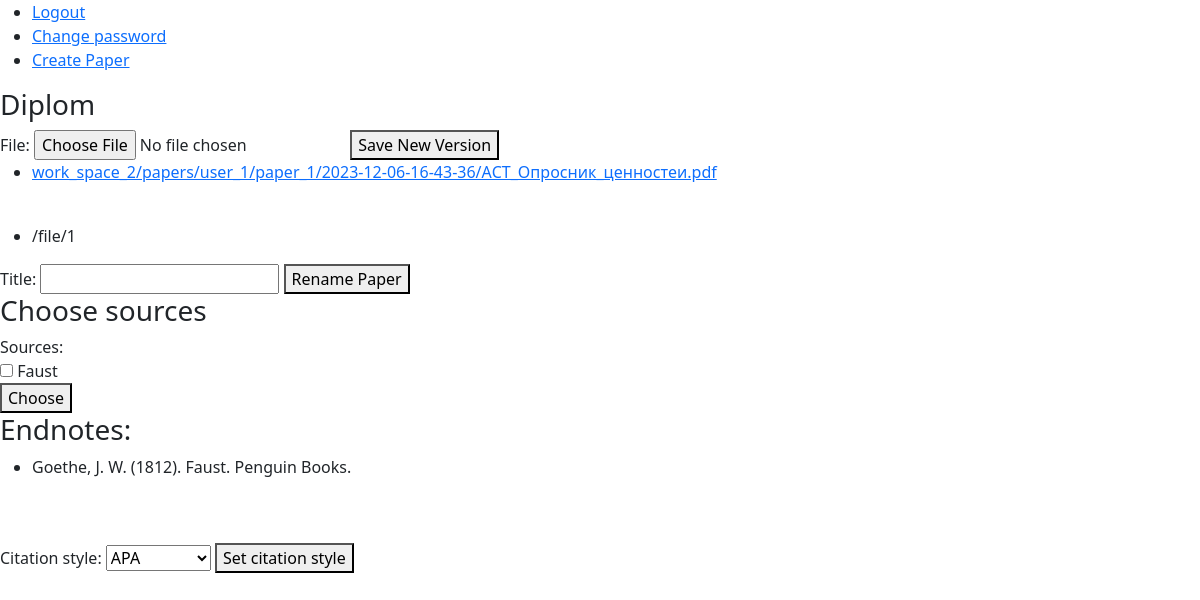
The app's page /paper_space/1 (signed in), older data.
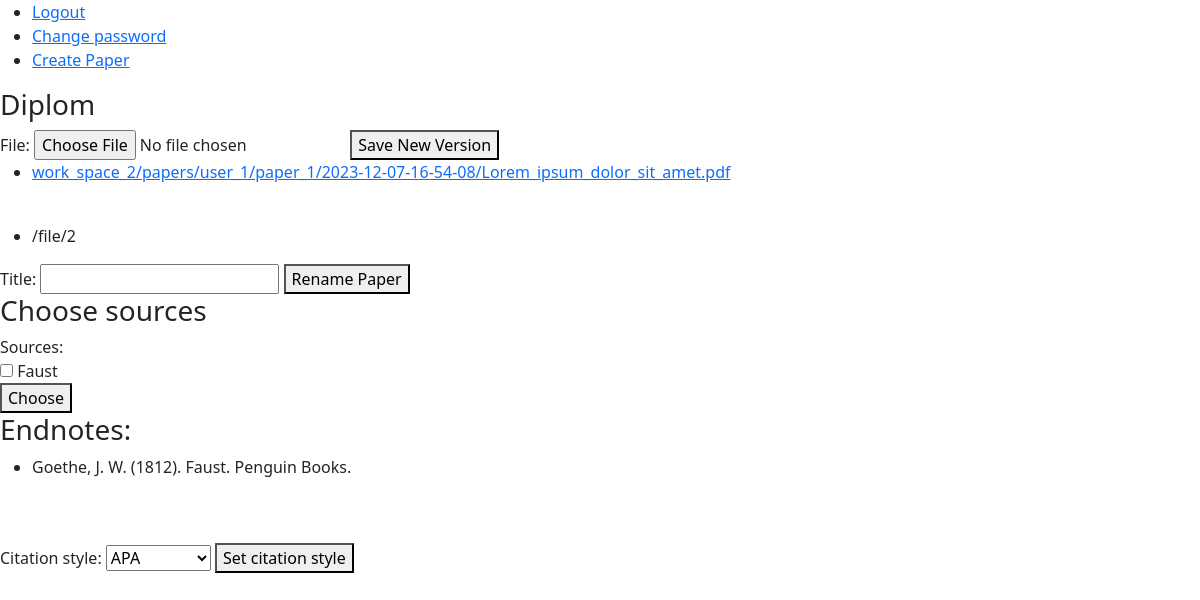
The same page, newer data.
### paper_work/models.py (models this page shows, shortened)
class Paper(models.Model):
    work_space = models.ForeignKey(WorkSpace, on_delete=models.CASCADE, related_name="papers")
    user = models.ForeignKey(User, on_delete=models.CASCADE)
    title = models.CharField(max_length=50, unique=True)
    sources = models.ManyToManyField(Source, related_name="papers")
    citation_style = models.CharField(max_length=10, default="APA & MLA")
    archived = models.BooleanField(default=False)
    published = models.BooleanField(default=False)

### file_handling/models.py (models this page shows, shortened)
class PaperVersion(models.Model):
    user = models.ForeignKey(User, on_delete=models.CASCADE)
    paper = models.ForeignKey("paper_work.Paper", on_delete=models.CASCADE, related_name="versions")
    saving_time = models.DateTimeField(auto_now_add=True)
    file = models.FileField(upload_to=saving_path)

### bookshelf/models.py (models this page shows)
class Endnote(models.Model):
    source = models.ForeignKey(Source, on_delete=models.CASCADE)
    apa = models.CharField(max_length=50)
    mla = models.CharField(max_length=50)

### paper_work/views.py (the view)
# urls.py: path("paper_space/<int:paper_id>", views.paper_space, name="paper_space")
@login_required(redirect_field_name=None)
def paper_space(request, paper_id):
    paper = check_paper(paper_id, request.user)
    all_sources = paper.work_space.sources.all()
    sources_form = ChooseSourcesForm().set_initials(all_sources)
    paper_versions = PaperVersion.objects.filter(paper=paper).order_by("saving_time")
    endnotes = [get_endnotes(source) for source in paper.sources.all()]
    links = [reverse("file_handling:display_file", args=(version.pk,)) for version in paper_versions]
    return render(request, "paper_work/paper_space.html", {"form": NewPaperVersionForm(),
                                                           "paper": paper, "paper_versions": paper_versions,
                                                           "links": links, "rename_form": RenamePaperForm(),
                                                           "citation_form": CitationStyleForm(),
                                                           "sources_form": sources_form,
                                                           "endnotes": endnotes})

### file_handling/forms.py (shortened to what this page needs)
class NewPaperVersionForm(forms.Form):
    file = forms.FileField(widget=forms.FileInput(attrs={"accept": ACCEPTED_UPLOAD_FORMATS}))

### paper_work/forms.py (shortened to what this page needs)
class RenamePaperForm(forms.Form):
    title = forms.CharField(max_length=50)

### bookshelf/endnotes.py (called while the page is built)
def get_endnotes(source: Source) -> Endnote | Http404:
    try:
        return Endnote.objects.get(source=source)
    except ObjectDoesNotExist:
        raise Http404

### bookshelf/models.py (called while the page is built)
    def __str__(self):
        return self.title

### paper_work/forms.py (called while the page is built)
    def set_initials(self, sources):
        self.fields["sources"].queryset = sources
        return self

### utils/verification.py (called while the page is built)
def check_work_space(space_id: int, user: User) -> WorkSpace | Http404 | PermissionDenied:
    try:
        space = WorkSpace.objects.get(pk=space_id)
    except ObjectDoesNotExist:
        raise Http404
    else:
        if space.owner != user and user not in space.guests.all():
            raise PermissionDenied
    return space

def check_paper(paper_id: int, user: User) -> Paper | Http404:
    try:
        paper = Paper.objects.get(pk=paper_id)
    except ObjectDoesNotExist:
        raise Http404
    else:
        check_work_space(paper.work_space.pk, user)
    return paper

### paper_work/templates/paper_work/paper_space.html (shortened to what this page needs)
{% extends "layout.html" %}
{% load static %}
{% block body %}
    <h3>{{ paper.title }}</h3>
    <form enctype="multipart/form-data" action="{% url 'file_handling:upload_file' paper.pk %}" method="post">
        {{ form }}
        <button id="change_password_button" type="submit">Save New Version</button>
    </form>
    <ul>
        {% for version in paper_versions %}
            <li>
                <a href="{% url 'file_handling:display_file' version.pk %}">{{ version.file }}</a>
            </li>
        {% endfor %}
    </ul>
    <br>
    <ul>
        {% for link in links %}
            <li>
                {{ link }}
            </li>
        {% endfor %}
    </ul>
    <form action="{% url 'paper_work:rename_paper' paper.pk %}" method="post">
        {{ rename_form }}
        <button type="submit">Rename Paper</button>
    </form>
    <h3>Choose sources</h3>
    <form action="{% url 'paper_work:select_sources' paper.pk %}" method="post">
        {{ sources_form }}
        <button type="submit">Choose</button>
    </form>
    <h3>Endnotes:</h3>
    <ul>
        {% for endnote in endnotes %}
        <li>{{ endnote.apa }}</li>
        {% endfor %}
    </ul><br><br>
    <form action="{% url 'paper_work:set_citation_style' paper.pk %}" method="post">
        {{ citation_form }}
        <button type="submit">Set citation style</button>
    </form><br><br>
{% endblock %}

### media/templates/layout.html (shortened to what this page needs)
{% load static %}
<!DOCTYPE html>
<html lang="en">
    <head>
        <link href="https://cdn.jsdelivr.net/npm/bootstrap@5.1.3/dist/css/bootstrap.min.css" rel="stylesheet">
        <link href="https://cdnjs.cloudflare.com/ajax/libs/font-awesome/4.7.0/css/font-awesome.min.css" rel="stylesheet">
        <link href="{% static 'static/styles.css' %}" rel="stylesheet">
    </head>
    <body>
        <ul>
            {% if user.is_authenticated %}
                <li><a href="{% url 'user_management:logout' %}">Logout</a></li>
                <li><a href="{% url 'user_management:change_password' %}">Change password</a></li>
                <li><a href="{% url 'work_space:create_space' %}">Create Paper</a></li>
            {% else %}
                <li><a href="{% url 'user_management:login' %}">Login</a></li>
                <li><a href="{% url 'user_management:register' %}">Register</a></li>
            {% endif %}
        </ul>
        <div>
            {% block body %}{% endblock %}
        </div>
    </body>
</html>

Row changes from the older to the newer data that the page shows:
removed PaperVersion: file "work_space_2/papers/user_1/paper_1/2023-12-06-16-43-36/АСТ_Опросник_ценностеи.pdf"
added PaperVersion: file "work_space_2/papers/user_1/paper_1/2023-12-07-16-54-08/Lorem_ipsum_dolor_sit_amet.pdf"
Text that changed along with them:
new list line: "/file/2"
list line gone: "/file/1"
